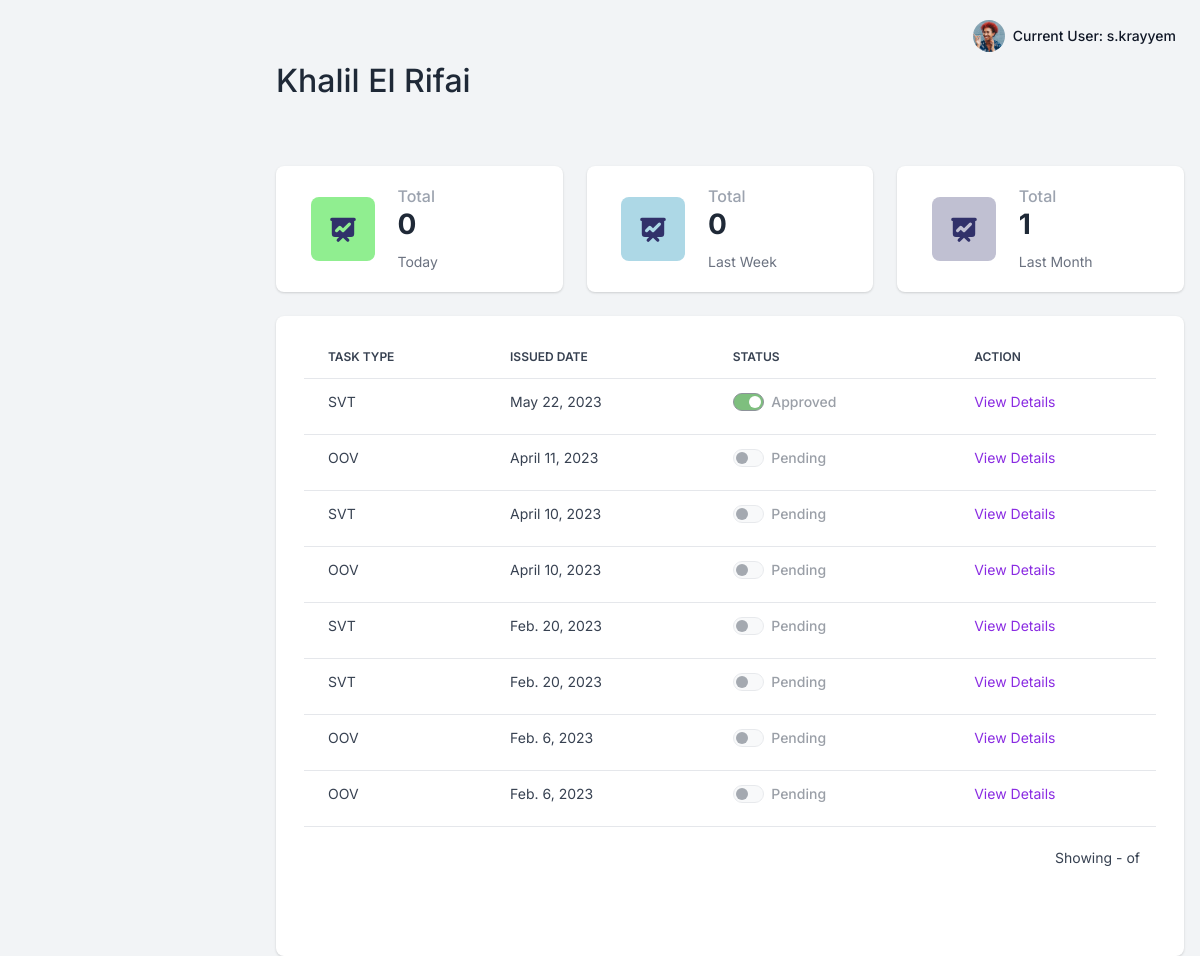
/reports/hr/profile/1 (signed in), run on the app's committed database.
### apps/reports/models.py (models this page shows, shortened)
class Report(Model):
    STATUS_CHOICES= (
    ('Pending', 'Pending'),
    ('Approved', 'Approved'),
    )
    id=AutoField(primary_key=True,editable=False)
    owner = ForeignKey(Employee,on_delete=SET_NULL,null=True)
    task_type=ForeignKey(Task_type,on_delete=SET_NULL,null=True)
    created_at=DateTimeField(auto_now_add=True)
    status=CharField(max_length=50,choices=STATUS_CHOICES,default='Pending')
    description=TextField(null=True)

class Task_type(Model):
    id=AutoField(primary_key=True,editable=False)
    job_title=ForeignKey(Job_title,on_delete=CASCADE,null=True)
    type = CharField(max_length=50,null=True)
    def __str__(self):
        return self.type

### apps/reports/views.py (the view)
# urls.py: path('hr/profile/<int:pk>',views.ProfileView.as_view(),name='profile'),
class ProfileView(LoginRequiredMixin,ListView):
    model=Report
    template_name='reports/profile.html'
    def get_context_data(self, **kwargs):
        context = super().get_context_data(**kwargs)
        pk = self.kwargs.get('pk')
        reports=Report.objects.filter(owner_id=pk).order_by('-created_at')
        last_week_start = timezone.now() - timedelta(weeks=1)
        last_week_reports = Report.objects.filter(owner_id=pk, created_at__gte=last_week_start).count()
        context['week'] = last_week_reports
        last_month_start = timezone.now() - timedelta(days=30)
        last_month_reports = Report.objects.filter(owner_id=pk, created_at__gte=last_month_start).count()
        context['month'] = last_month_reports
        today_start = timezone.now().replace(hour=0, minute=0, second=0, microsecond=0)
        today_reports = Report.objects.filter(owner_id=pk, created_at__gte=today_start).count()
        context['today'] = today_reports
        context['report_list']=reports
        context['name'] = reports.first().owner.fullname if reports.exists() else None
        return context

### apps/context_processors.py (called while the page is built)
def cfg_assets_root(request):
    return { 'ASSETS_ROOT' : settings.ASSETS_ROOT }

### apps/reports/models.py (called while the page is built)
    @property
    def fullname(self):
        return self.user.first_name +" "+self.user.last_name

### apps/templates/reports/profile.html (shortened to what this page needs)
{% extends "layouts/base.html" %}
{% block content %}
{% load humanize %}
<div class="row">
    <label><h2>{{name}}</h2></label>
    <div class="d-flex justify-content-between flex-wrap flex-md-nowrap align-items-center py-4"></div>
<div class="col-12 col-sm-6 col-xl-4 mb-4">
    <div class="card border-0 shadow">
        <div class="card-body">
            <div class="row d-block d-xl-flex align-items-center">
                <div class="col-12 col-xl-5 text-xl-center mb-3 mb-xl-0 d-flex align-items-center justify-content-xl-center">
                    <div class="icon-shape icon-shape-tertiary rounded me-4 me-sm-0" style="background-color: lightgreen">
                    </div>
                </div>
                <div class="col-12 col-xl-7 px-xl-0">
                    <div class="d-none d-sm-block">
                        <h2 class="h6 text-gray-400 mb-0">Total</h2>
                        <h3 class="fw-extrabold mb-2">{{today}}</h3>
                    </div>
                    <small class="d-flex align-items-center text-gray-500">
                        Today
                    </small>
                </div>
            </div>
        </div>
    </div>
</div>
<div class="col-12 col-sm-6 col-xl-4 mb-4">
    <div class="card border-0 shadow">
        <div class="card-body">
            <div class="row d-block d-xl-flex align-items-center">
                <div class="col-12 col-xl-5 text-xl-center mb-3 mb-xl-0 d-flex align-items-center justify-content-xl-center">
                    <div class="icon-shape icon-shape-tertiary rounded me-4 me-sm-0" style="background-color:lightblue">
                    </div>
                </div>
                <div class="col-12 col-xl-7 px-xl-0">
                    <div class="d-none d-sm-block">
                        <h2 class="h6 text-gray-400 mb-0">Total</h2>
                        <h3 class="fw-extrabold mb-2">{{week}}</h3>
                    </div>
                    <small class="d-flex align-items-center text-gray-500">
                        Last Week
                    </small>
                </div>
            </div>
        </div>
    </div>
</div>
<div class="col-12 col-sm-6 col-xl-4 mb-4">
    <div class="card border-0 shadow">
        <div class="card-body">
            <div class="row d-block d-xl-flex align-items-center">
                <div class="col-12 col-xl-5 text-xl-center mb-3 mb-xl-0 d-flex align-items-center justify-content-xl-center">
                    <div class="icon-shape icon-shape-tertiary rounded me-4 me-sm-0">
                    </div>
                </div>
                <div class="col-12 col-xl-7 px-xl-0">
                    <div class="d-none d-sm-block">
                        <h2 class="h6 text-gray-400 mb-0">Total</h2>
                        <h3 class="fw-extrabold mb-2">{{month}}</h3>
                    </div>
                    <small class="d-flex align-items-center text-gray-500">
                        Last Month
                    </small>
                </div>
            </div>
        </div>
    </div>
</div>
</div>
  <div class="card card-body border-0 shadow table-wrapper table-responsive">
    <div class="container-fluid">
        <div class="row mb-5">
      <table class="table table-hover">
          <thead>
              <tr>
                  <th class="border-gray-200">Task Type</th>
                  <th class="border-gray-200">Issued Date</th>
                  <th class="border-gray-200">Status</th>
                  <th class="border-gray-200">Action</th>
              </tr>
          </thead>
          <tbody>
              {% if report_list%}
              {% for report in report_list %}
                        <tr>
                            <td><span class="fw-normal">{{report.task_type}}</span></td>
                            <td><span class="fw-normal">{{report.created_at|naturalday}}</span></td>
                            <td>
                                <span class="form-check form-switch">
                                    {% if report.status == 'Approved' %}
                                    <input class="form-check-input" type="checkbox" id="flexSwitchCheckChecked"  checked style="background-color: green;"  disabled>
                                    <label class="form-check-label" for="flexSwitchCheckChecked">Approved</label>
                                    {% else %}
                                    <input class="form-check-input" type="checkbox" id="flexSwitchCheckChecked" disabled>
                                    <label class="form-check-label" for="flexSwitchCheckChecked">Pending</label>
                                    {% endif %}
                                </span>
                            </td>
                            <td>
                                <a style="color:blueviolet;" href="{% url 'reports:H-detail' report.id %}">View Details</a>
                            </td>
                        </tr>
                {% endfor %}
              {% endif %}
          </tbody>
      </table>
      <div class="card-footer px-3 border-0 d-flex flex-column flex-lg-row align-items-center justify-content-between">
          <div class="fw-normal small mt-4 mt-lg-0">Showing {{ page_obj.start_index }}-{{ page_obj.end_index }} of {{ page_obj.paginator.count }}</div>
      </div>
    </div>
</div>
  </div>
{% endblock content %}

### apps/templates/includes/navigation.html (shortened to what this page needs)
<nav class="navbar navbar-top navbar-expand navbar-dashboard navbar-dark ps-0 pe-2 pb-0" >
              <div class="container-fluid px-0">
                <div class="d-flex justify-content-between w-100" id="navbarSupportedContent">
                  <ul class="navbar-nav align-items-center">
                    <li class="nav-item dropdown ms-lg-3">
                      <a class="nav-link dropdown-toggle pt-1 px-0" href="#" role="button" data-bs-toggle="dropdown" aria-expanded="false">
                        <div class="media d-flex align-items-center">
                          <img class="avatar rounded-circle" alt="Image placeholder" src="{{ ASSETS_ROOT }}/img/team/profile-picture-3.jpg">
                          <div class="media-body ms-2 text-dark align-items-center d-none d-lg-block">
                            <span class="mb-0 font-small fw-bold text-gray-900">
                              Current User: <strong>{{ request.user.username }}</strong>
                            </span>
                          </div>
                        </div>
                      </a>
                    </li>
                  </ul>
                </div>
              </div>
            </nav>

### data on the page
Report: task_type "SVT", created_at "May 22, 2023"
Report: task_type "OOV", created_at "April 11, 2023"
Report: task_type "SVT", created_at "April 10, 2023"
Report: task_type "OOV", created_at "April 10, 2023"
Report: task_type "SVT", created_at "Feb. 20, 2023"
Report: task_type "SVT", created_at "Feb. 20, 2023"
Report: task_type "OOV", created_at "Feb. 6, 2023"
Report: task_type "OOV", created_at "Feb. 6, 2023"

### other printed values
{{ request.user.username }} "s.krayyem"
{{ name }} "Khalil El Rifai"
{{ today }} "0"
{{ week }} "0"
{{ month }} "1"
